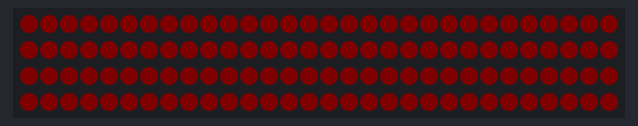
A sketch run on a simulated Arduino Uno, built with avr-gcc and run on an emulated ATmega328P. Shown: 120 RGB LEDs in strip order, left to right, continuing on the next row. Dim RGB values are drawn brighter than linear.

Above: at 3.27 s.
At 7.92 s:
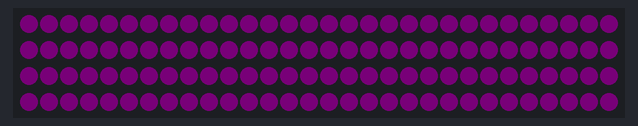
At 11.52 s:
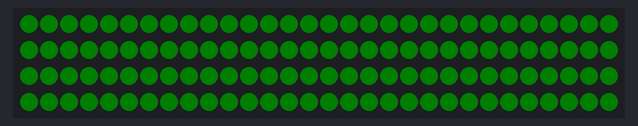
At 19.45 s:
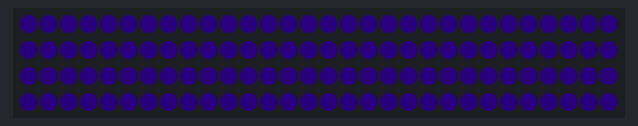
At 29.23 s:
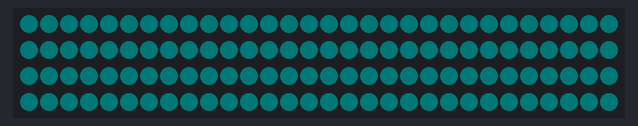
At 39.12 s:
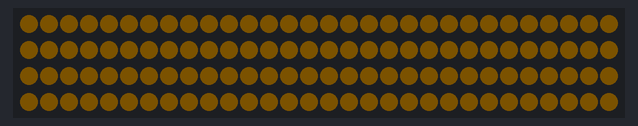

The sketch:

JukeBoxLEDS.ino
```cpp
#include <FastLED.h>

#define LED_PIN     5
#define TOTAL_LEDS  120
#define NUM_LEDS    120
#define BRIGHTNESS  10
#define LED_TYPE    WS2812
#define COLOR_ORDER GRB
CRGB leds[TOTAL_LEDS];

#define FPS 200
#define MAX_VALUE 255

void UpdateLEDSFromPalette_ChaseForward();
void UpdateLEDSFromPalette_ChaseBack();
void UpdateLEDSFromPalette_Gradient();

CRGBPalette16 palette;
TBlendType    blending;

uint8_t index;
uint8_t colour_step;
void (*pattern_ptr)(void);

extern const TProgmemPalette16 chaseForward_p PROGMEM;
extern const TProgmemPalette16 chaseBackward_p PROGMEM;
extern const TProgmemPalette16 gradientUp_p PROGMEM;
extern const TProgmemPalette16 gradientDown_p PROGMEM;

void setup() {
  delay( 3000 ); // power-up safety delay
  FastLED.addLeds<LED_TYPE, LED_PIN, COLOR_ORDER>(leds, TOTAL_LEDS).setCorrection( TypicalLEDStrip );
  FastLED.setBrightness(  BRIGHTNESS );

  palette = chaseForward_p;
  blending = LINEARBLEND;
  colour_step = MAX_VALUE / NUM_LEDS;

  // Zero off all LEDS on start
  for( uint8_t i = 0; i < TOTAL_LEDS; ++i) {
    leds[i] = CRGB::Black;
  }

  pattern_ptr = UpdateLEDSFromPalette_Gradient;

}

void loop() {
  // put your main code here, to run repeatedly:
  index = wrapIncrement(index, 1, MAX_VALUE); // Move the start index along, this causes the actual chase effect

  UpdatePattern();
  pattern_ptr();

  FastLED.show();
  FastLED.delay(1000 / FPS);
}

void UpdatePattern() {
  uint8_t s = (millis() / 1000) % 60;
  static uint8_t last = 99;
  if (last != s) {
    last = s;
    if (s == 0) {
      index = 0;
        pattern_ptr = UpdateLEDSFromPalette_ChaseBack;
    }
    if (s == 20) {
      index = 0;
        pattern_ptr = UpdateLEDSFromPalette_Gradient;
    }
    if (s == 40) {
      index = 0;
        pattern_ptr = UpdateLEDSFromPalette_ChaseForward;
    }
  }
}

void UpdateLEDSFromPalette_ChaseForward() {
  fill_palette_circular(leds, NUM_LEDS, index, palette, 120, blending, false);
}

void UpdateLEDSFromPalette_ChaseBack() {
  fill_palette_circular(leds, NUM_LEDS, index, palette, 120, blending, true);
}

void UpdateLEDSFromPalette_Gradient() {
//  fill_rainbow_circular(leds, NUM_LEDS, 0, false);
  for( uint8_t i = 0; i < NUM_LEDS; ++i) {
      leds[i] = ColorFromPalette( RainbowColors_p, index, 120, blending);
  }
}

const TProgmemPalette16 chaseForward_p PROGMEM =
{
    CRGB::Green,
    CRGB::Maroon,
    CRGB::Green,
    CRGB::Maroon,

    CRGB::DarkRed,
    CRGB::Maroon,
    CRGB::DarkRed,
    CRGB::Maroon,

    CRGB::DarkRed,
    CRGB::DarkRed,
    CRGB::Red,
    CRGB::Orange,

    CRGB::White,
    CRGB::Orange,
    CRGB::Red,
    CRGB::DarkRed
};


uint8_t wrapIncrement(uint8_t idx, uint8_t inc, uint8_t maxValue)
{
    uint8_t a = idx + inc;
    uint8_t r = a % maxValue;
    return r < 0 ? r + maxValue : r;
}
```
